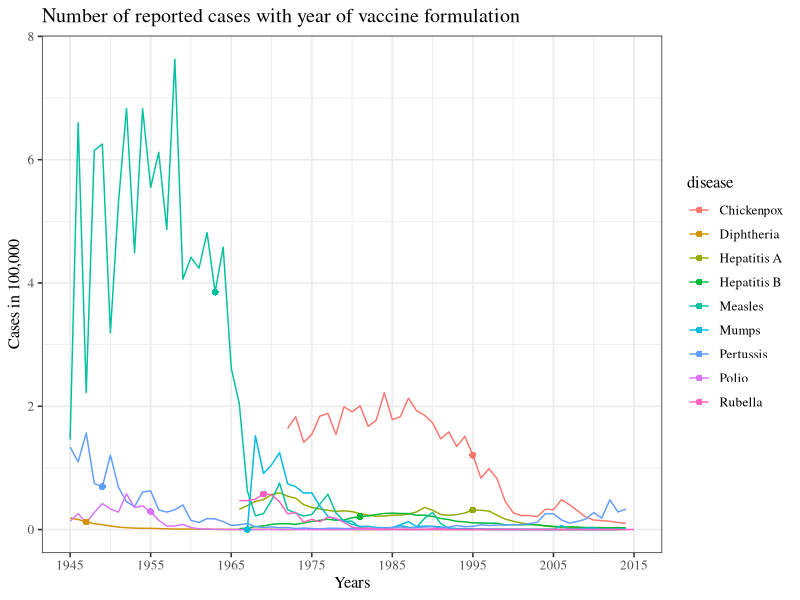
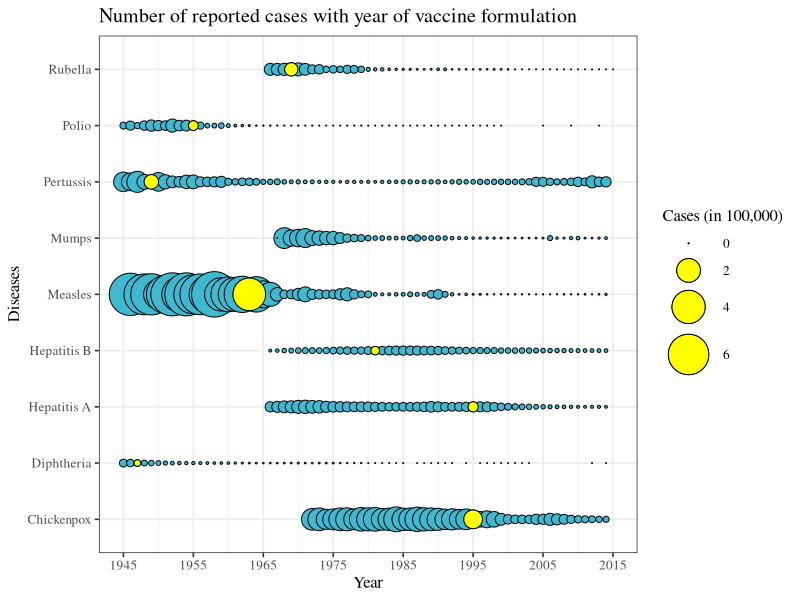

Reproduce these figures in R, in order.
library(tidyverse)
library(ggplot2)
setwd("~/Stat744")

#Import Data
df <- read.csv("vaccine.csv")

###QUESTION 
#Write a short statement (a few sentences) that explains what question you think the 
#graphic is trying to answer, or what pattern it's trying to display

#I believe the visualization is trying to illustrate that the introduction of vaccines has
#drastically decreased the number of cases of several infectious diseases. It is visualizing 
#the number of cases in a form a circle. Everyone can see the circles shrinking as the years 
#advance along with when the licensing of the vaccine was established with a yellow circle. The plot is also interactive allowing users to hover over the circles detailing more information. 


length(unique(df$disease)) #9 diseases 


#Extract vaccination licensing information
#Create new data frame
index <- which(df$vaccine != FALSE)
vac1 <- df$vaccine[index]
year1 <- df$year[index]
disease1 <-df$disease[index]
count1 <- df$cases[index]
df2 <- data.frame(disease1,year1,count1,vac1)
df2<- df2[-c(4,9,12),] #remove repeats
df2 <- df2[,c(1:3)]


#First plot 
plot1 <- ggplot(df, aes(x=year,y=cases/1e5,color=disease)) + 
  geom_line(size=0.5) + 
  geom_point(df2,mapping = aes(x=year1,y=count1/1e5,color=disease1), size=2, shape=16) +
  ylab("Cases in 100,000") + 
  xlab("Years") + 
  ggtitle("Number of reported cases with year of vaccine formulation") +
  scale_x_continuous(breaks=seq(1945,2015,by=10)) +
  theme_bw(base_size = 12, base_family = "Times")

plot1

#Another figure 
plot2<- ggplot(df, aes(x = year, y = disease, size = cases/1e5)) + 
  geom_point(shape = 21, colour = "black", fill = "#40b8d0") + 
  scale_x_continuous(breaks = seq(1945, 2015, by  = 10)) +
  ylab("Diseases") + 
  xlab("Year") + 
  ggtitle("Number of reported cases with year of vaccine formulation")+
  labs(size = "Cases (in 100,000)") + 
  scale_size_area(max_size = 15) + 
  geom_point(data=df2,aes(x=year1, y=disease1, size=count1/1e5), shape = 21, colour = "black", fill = "yellow")+
  theme_bw(base_size = 12, base_family = "Times")

plot2

### QUESTION
#Explain (in a few sentences) why your graph or graphs answer the question better than the 
#original graph

#My first graph is much better than the second graph or the original graph. 
#Though the second and original graph is create and interactive, it is 
#the information is not very clear or insightful compared to my first graph.
#The size of the circles is incorrectly proportioned and difficult to interpret 
#because the overlapping makes it difficult to differentiate each year. 
#In comparison, the first graph allows us to observe and understand which diseases were 
#more prevalent in the US during specific time periods whereas the circles are a little 
#less obvious. Additionally, the overall dynamics of each disease is easier to interpret 
#compared to the circles. For example, the rise and fall of measles is clearer in 
#the first graph. 


